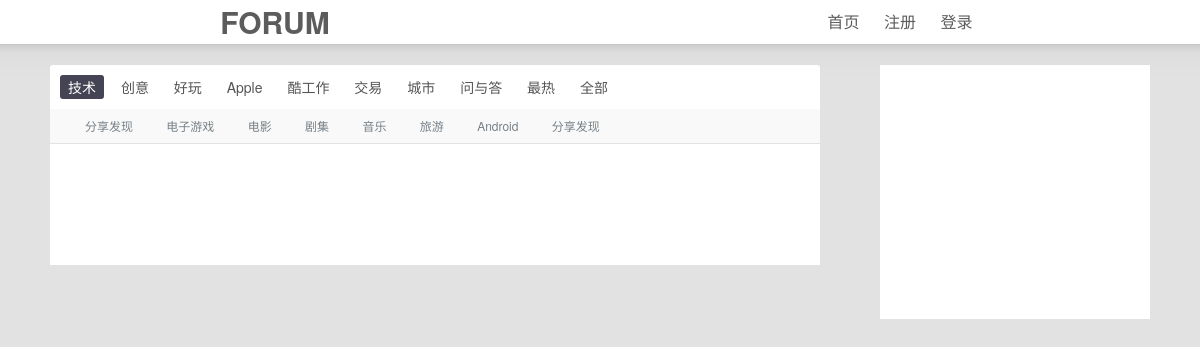
The app's page /index.php?tab=好玩 with its own data.
### tables this page shows
create table node(
	node_id int unsigned not null auto_increment primary key,
	node_name char(20) not null
);

create table tab(
	tab_id int unsigned not null,
	tab_name char(20) not null,
	node_id int unsigned not null
);

### index.php (called while the page is built, shortened)
<?php
try {
    display_wrapper('index');
}
catch (Exception $e) {
    ob_end_clean();
    display_head($e->getMessage());
    echo $e->getMessage();
    exit;
}

### php/display_index.php (the view, shortened to what this page needs)
<?php
function display_index($tabname='技术') {
    $tab=array('技术','创意','好玩','Apple','酷工作','交易','城市','问与答','最热','全部');
    if(isset($_REQUEST['tab'])) {
        if(in_array($tabname,$tab)) {
            $tabname = $_REQUEST['tab'];
        }
        else {
            throw new Exception('404: Not Found');
        }
    }
?>
    <div class="inner">
        <?php
        echo "<a class='tab_current' href='../forum/index.php?tab=$tab[0]'>$tab[0]</a>";
        for($i=1; $i<10; $i++) {
            echo "<a class='tab' href='../forum/index.php?tab=$tab[$i]'>$tab[$i]</a>";
        }
        ?>
    </div>
    <div class="cell">
        <?php
        display_node($tabname);
        ?>
    </div>
<?php
}
function display_node($tabname) {
    $conn = db_connect();
    $query = "select * from tab,node where tab.tab_name='$tabname' and tab.node_id=node.node_id";
    $result = $conn->query($query);
    if($result->num_rows>0) {
        $row=$result->fetch_assoc();
        echo "<a href='display_node.php?nodename=$row[node_name]'>$row[node_name]</a>";
        while($row=$result->fetch_assoc()) {
            echo "<a href='./php/display_node.php?nodename=$row[node_name]'>$row[node_name]</a>";
        }
    }
}

### static/styles/main.css (style rules this page uses)
body { background-color: #e2e2e2; }
.inner { padding: 10px; font-size: 14px; line-height: 150%; text-align: left; }
a.tab { display: inline-block; font-size: 14px; line-height: 14px; padding: 5px 8px 5px 8px; margin-right: 5px; border-radius: 3px; color: #555; }
a.tab_current { display: inline-block; font-size: 14px; line-height: 14px; padding: 5px 8px 5px 8px; margin-right: 5px; border-radius: 3px; background-color: #445; color: #fff; text-decoration: none; }
.cell { padding: 10px 10px 10px 20px; font-size: 12px; line-height: 120%; text-align: left; border-bottom: 1px solid #e2e2e2; background-color: #f9f9f9; }
.cell a { margin: 0 15px; font-size: 12px; color: #778087; text-decoration: none; }

### records on screen
node: node_name "分享发现"
tab: node.node_name "电子游戏"
tab: node.node_name "电影"
tab: node.node_name "剧集"
tab: node.node_name "音乐"
tab: node.node_name "旅游"
tab: node.node_name "Android"
tab: node.node_name "分享发现"

### other values on screen
$tab[0] "技术"
$tab[$i] "创意"
$tab[$i] "好玩"
$tab[$i] "Apple"
$tab[$i] "酷工作"
$tab[$i] "交易"
$tab[$i] "城市"
$tab[$i] "问与答"
$tab[$i] "最热"
$tab[$i] "全部"
